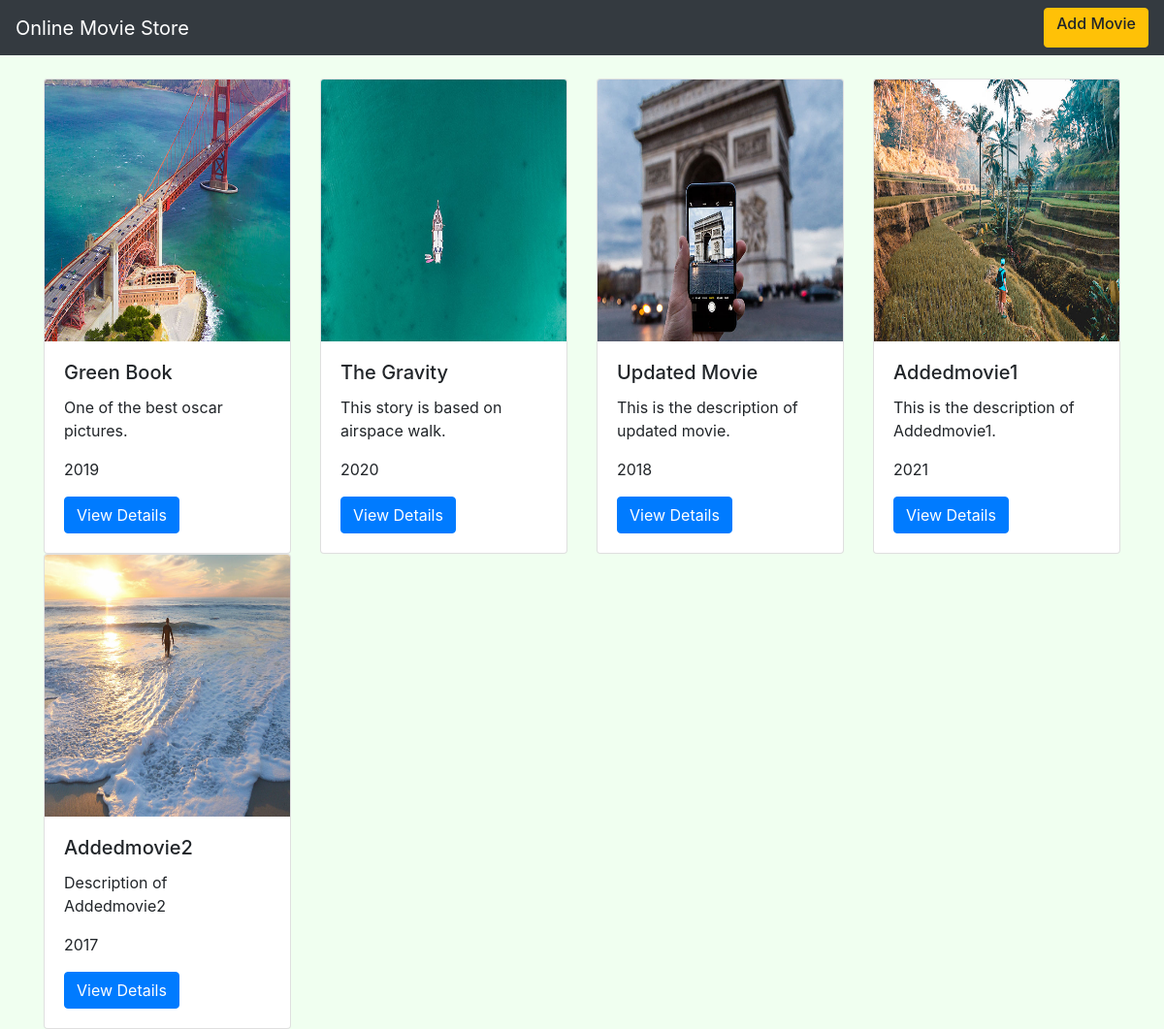
The page / on the database its author committed.
### movieapp/models.py (models this page shows, shortened)
class Movie(models.Model):
    name= models.CharField(max_length=250)
    desc= models.TextField()
    year= models.IntegerField()
    img= models.ImageField(upload_to='gallery')

### movieapp/views.py (the view)
# urls.py: path('',views.index,name='index'),
def index(request):
    movie=Movie.objects.all()
    context={
        'movie_list':movie
    }
    return render(request,"index.html",context)

### templates/index.html
{% extends 'base.html' %}
{% block body %}
<div class="container">
    <div class="row"><br>
        {% for i in movie_list %}
        <div class="col-md-3">
            <div class="card" style="height:20rem width: 17rem;">
               <img class="card-img-top" src="{{i.img.url}}" alt="Card image cap" height="270px">
                <div class="card-body">
                  <h5 class="card-title">{{i.name}}</h5>
                    <p class="card-text">{{i.desc}}</p>
                     <p class="card-year">{{i.year}}</p>
                   <a href="{% url 'movieapp:detail' i.id %}" class="btn btn-primary">View Details</a>
                </div>
            </div>
        </div>
        {% endfor %}
    </div>
</div>
{% endblock %}

### templates/base.html (shortened to what this page needs)
{% load static %}
<!DOCTYPE html>
<html lang="en">
<head>
    <link rel="stylesheet" href="https://cdn.jsdelivr.net/npm/bootstrap@4.0.0/dist/css/bootstrap.min.css">
    <link rel="stylesheet" href="{% static 'style.css' %}">
</head>
<body>
<nav class="navbar navbar-dark bg-dark">
  <a class="navbar-brand" href="#">
    Online Movie Store
  </a>
    <a class="btn btn-warning" href="{% url 'movieapp:add_movie' %}"><h6>Add Movie</h6>
    </a>
</nav><br>
{% block body %}
{% endblock %}
</body>
</html>

### static/style.css (style rules this page uses)
body { background-color:Honeydew; }

### rows shown on the page
Movie: img (picture), name "Green Book", desc "One of the best oscar pictures.", year "2019"
Movie: img (picture), name "The Gravity", desc "This story is based on airspace walk.", year "2020"
Movie: img (picture), name "Updated Movie", desc "This is the description of updated movie.", year "2018"
Movie: img (picture), name "Addedmovie1", desc "This is the description of Addedmovie1.", year "2021"
Movie: img (picture), name "Addedmovie2", desc "Description of Addedmovie2", year "2017"
